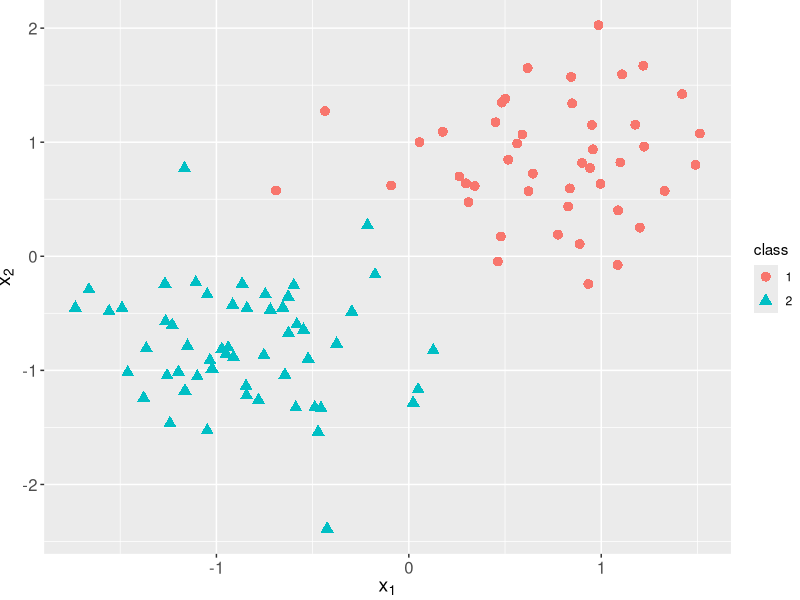
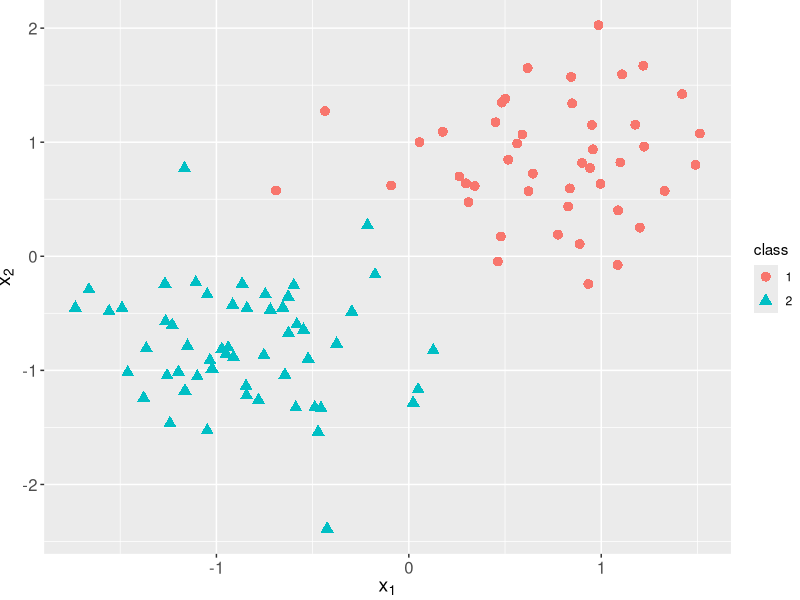

Source code (R) for these figures, in order:
library(mlbench)
library(ggplot2)
library(viridis)
# 2 classes
p <- mlbench.2dnormals(n = 100, cl = 2, r = 1, sd = 0.5)

data <- data.frame(x1 = p$x[,1], x2 = p$x[,2], class = p$classes)

classif_plot <- ggplot(data = data, mapping = aes(x = x1, y = x2, color = class)) +
  geom_point(aes(shape= class), size = 3)+
  xlab(expression(x[1]))+
  ylab(expression (x[2]))+
  theme(axis.text=element_text(size=12),
        axis.title=element_text(size=14,face="bold")) +
  theme(plot.margin=grid::unit(c(0,0,0,0), "mm"))

classif_plot 

ggsave(filename = "figure/ml-basics-supervised-classif-task.png",plot = classif_plot, width = 4.5, height = 3, units = "in")
